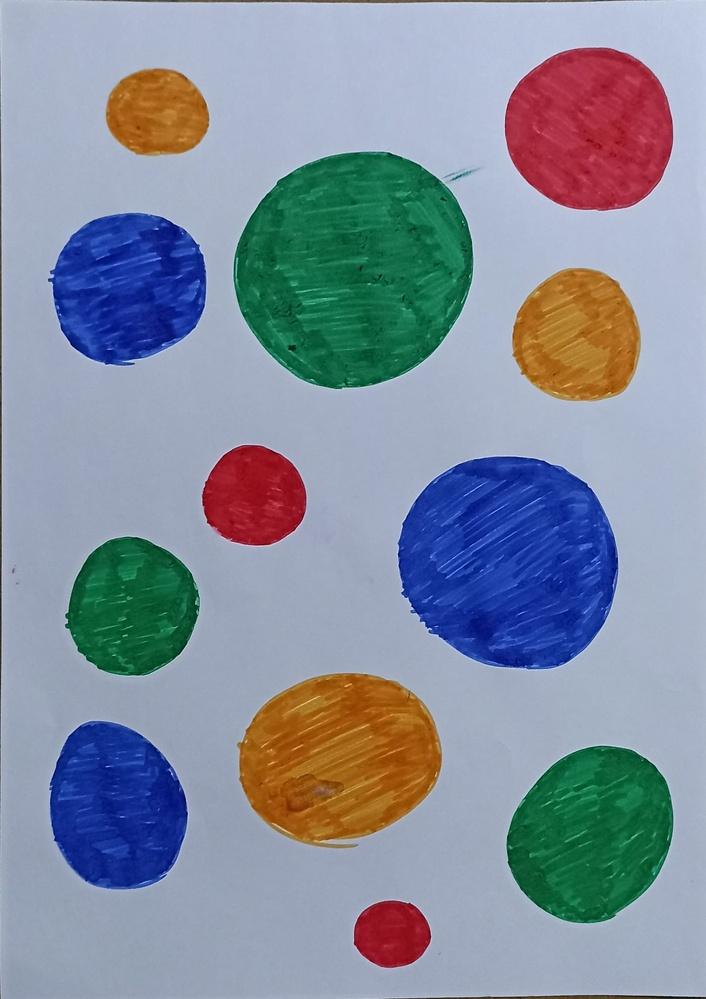
#> input picture Assignment-3/circles-img.jpeg, 706 x 999 px, shrunk from 2003 x 2832 before the run
$ jupyter execute watershed-algorithm.ipynb
#> lines starting #> are read from the running program, lines starting #| are printed output that depends on the picture; after the words box and inside, x2 and y2 are one past the last pixel; in counts of white or black regions, pixels touching at a corner belong together
## Importing Libraries

[cell 1]
import cv2
import numpy as np
import matplotlib.pyplot as plt

## Pre-requisite

[cell 2]
circles_img = cv2.imread('circles-img.jpeg')
#> circles_img is the input picture: shape (999, 706, 3); mean B, G, R 158, 142.2, 132.2

[cell 3]
plt.imshow(circles_img)
plt.title('Initial Image')
plt.show()
# cv2.imshow('Original', circles_img)

[cell 4]
gray = cv2.cvtColor(circles_img, cv2.COLOR_BGR2GRAY)

[cell 5]
plt.imshow(gray)
plt.title('Gray Image')
plt.show()
# cv2.imshow("Gray", gray)

[cell 6]
ret, thresh = cv2.threshold(gray, 0, 255, cv2.THRESH_BINARY_INV + cv2.THRESH_OTSU)
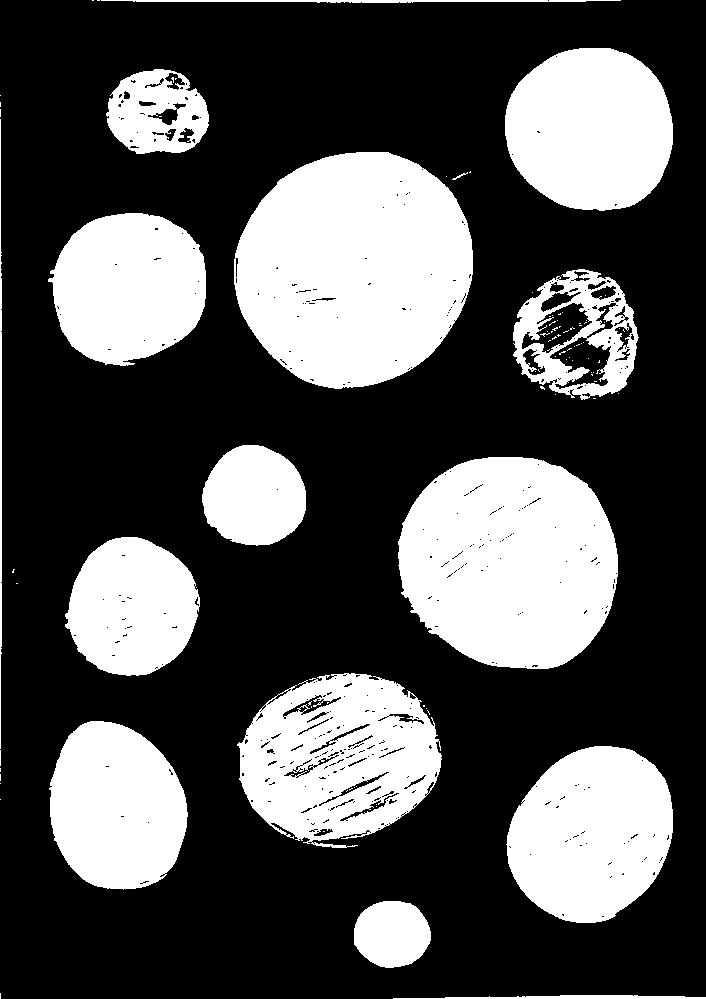
#> thresh: shape (999, 706); 32.5% white; 96 white regions (80 under 20 px), largest, box (x1, y1, x2, y2) and area: (234, 152, 473, 389) 43888, (398, 457, 618, 669) 37045, (237, 673, 442, 848) 24135
#> ret = 123

[cell 7]
plt.imshow(thresh)
plt.title('Threshold Image')
plt.show()
# cv2.imshow("Thresholded Image", thresh)

## Sure Backgound and Foreground

[cell 8]
kernel = np.ones((3,3), np.uint8)
opening = cv2.morphologyEx(thresh, cv2.MORPH_OPEN,kernel, iterations = 2)
#> opening: shape (999, 706); 31.4% white; 32 white regions (1 under 20 px), largest, box (x1, y1, x2, y2) and area: (235, 152, 473, 389) 43629, (398, 457, 618, 669) 36850, (239, 674, 441, 840) 22451

[cell 9]
sure_bg = cv2.dilate(opening, kernel, iterations=3)
#> sure_bg: shape (999, 706); 35.7% white; 16 white regions, largest, box (x1, y1, x2, y2) and area: (232, 149, 476, 392) 46730, (395, 454, 621, 672) 39706, (236, 671, 444, 843) 27535

[cell 10]
dist_transform = cv2.distanceTransform(opening, cv2.DIST_L2,5)
ret, sure_fg = cv2.threshold(dist_transform, 0.55 * dist_transform.max(), 255, 0)
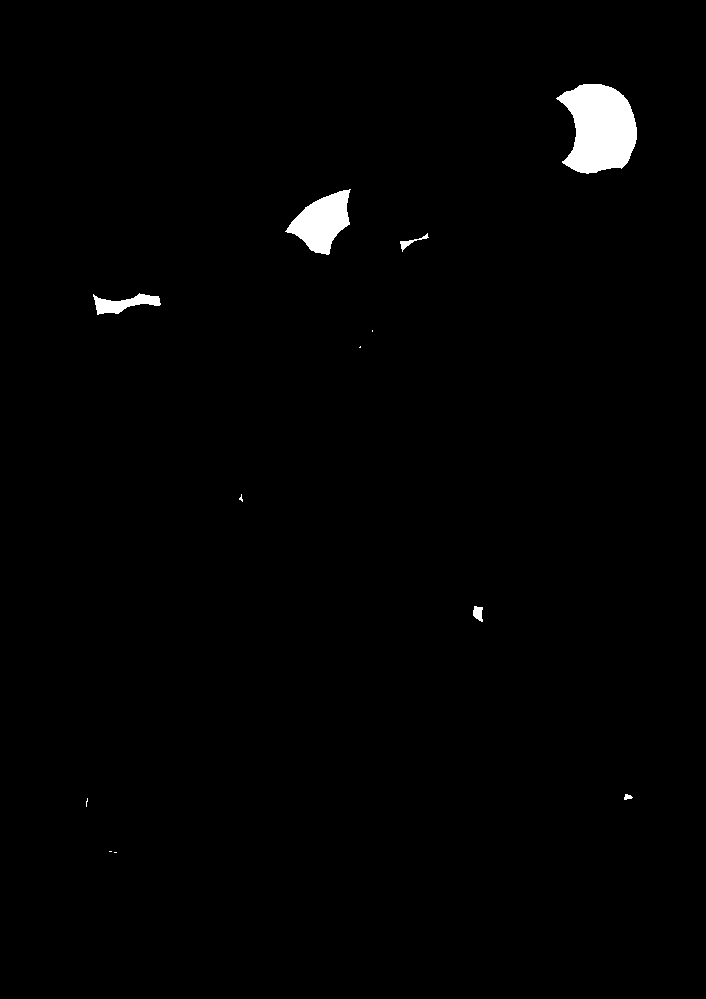
#> sure_fg: shape (999, 706) float32; 1.2% white; 12 white regions (6 under 20 px), largest, box (x1, y1, x2, y2) and area: (556, 84, 637, 174) 5165, (285, 189, 351, 255) 2381, (93, 293, 161, 315) 726, (400, 233, 429, 252) 116, (473, 606, 483, 622) 116, (624, 794, 633, 800) 36
#> ret = 36.85

[cell 11]
sure_fg = np.uint8(sure_fg)
unknown = cv2.subtract(sure_bg, sure_fg)
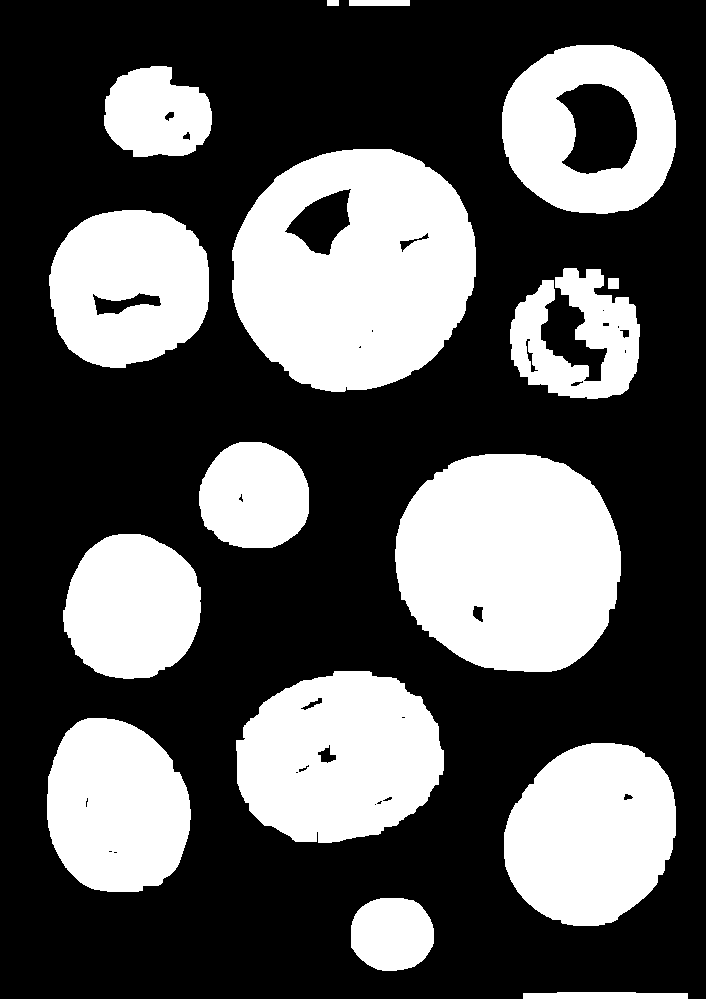
#> unknown: shape (999, 706); 34.5% white; 16 white regions, largest, box (x1, y1, x2, y2) and area: (232, 149, 476, 392) 44228, (395, 454, 621, 672) 39590, (236, 671, 444, 843) 27535

[cell 12]
plt.imshow(sure_fg)
plt.title('Sure Foreground')
plt.show()
# cv2.imshow("Sure Foreground", sure_fg)

[cell 13]
plt.imshow(sure_bg)
plt.title("Sure Background")
plt.show()
# cv2.imshow("Sure Background", sure_bg)

[cell 14]
plt.imshow(unknown)
plt.title('Unknown')
plt.show()
# cv2.imshow("Unknown", unknown)

## Assigning Markers

[cell 15]
ret, markers = cv2.connectedComponents(sure_fg)
#> markers: shape (999, 706) int32; 13 distinct labels, from 0 to 12
#> ret = 13

markers = markers+1
#> markers: shape (999, 706) int32; 13 distinct labels, from 1 to 13

markers[unknown==255] = 0
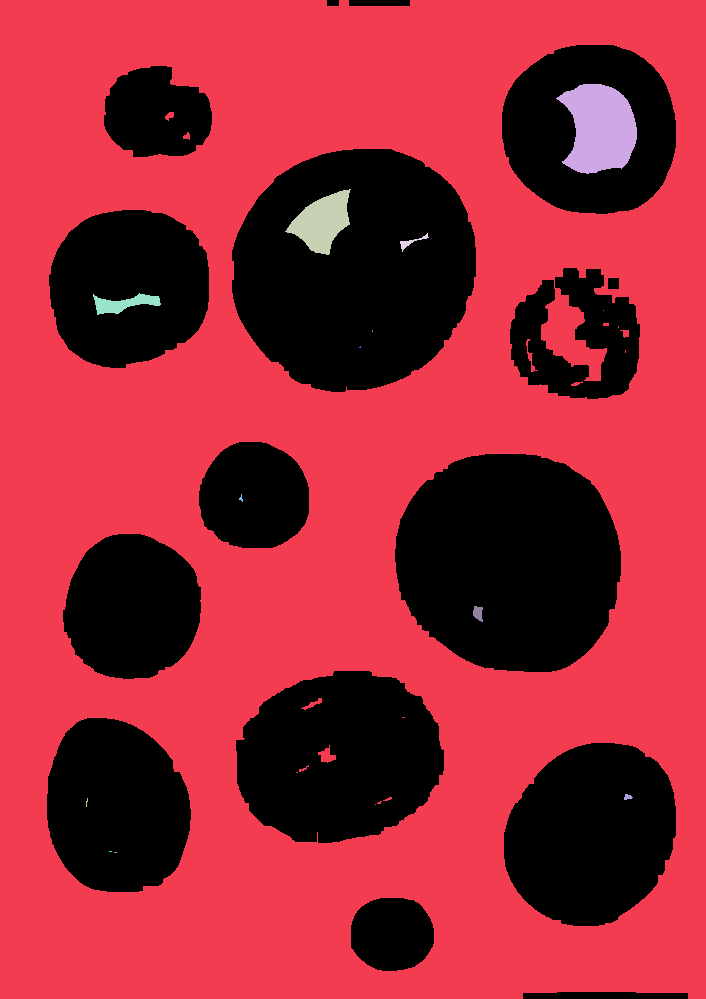
#> markers: shape (999, 706) int32; 14 distinct labels, from 0 to 13; one colour per label, 0 black

## Applying Watershed

[cell 16]
markers = cv2.watershed(circles_img,markers)
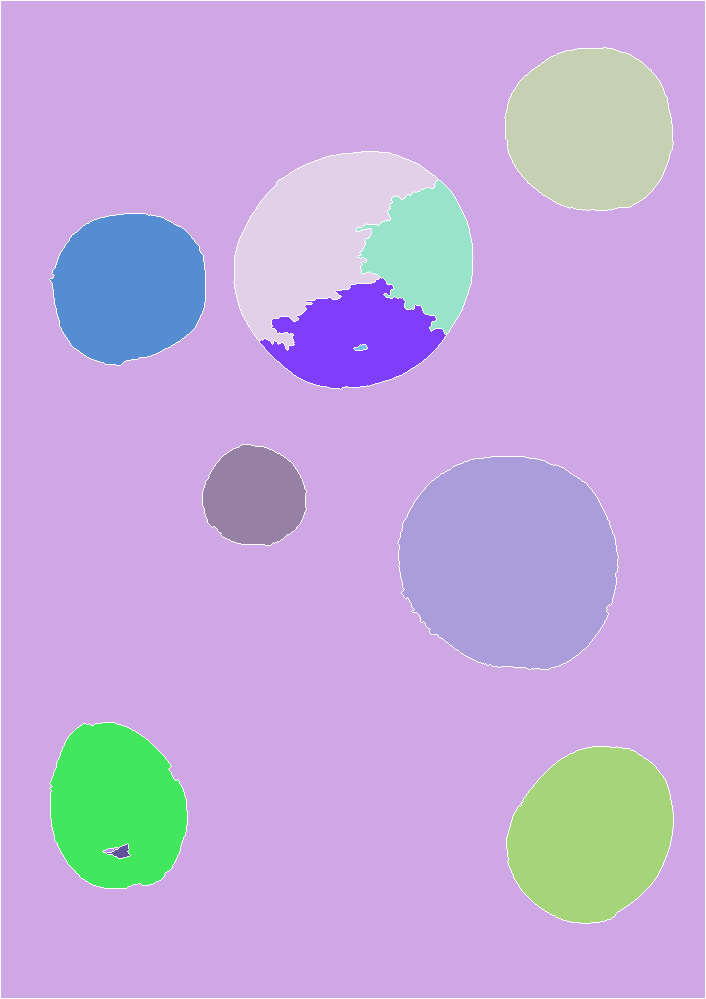
#> markers: shape (999, 706) int32; 14 distinct labels, from -1 to 13; one colour per label, 0 black, -1 white
circles_img[markers == -1] = [255,0,0]
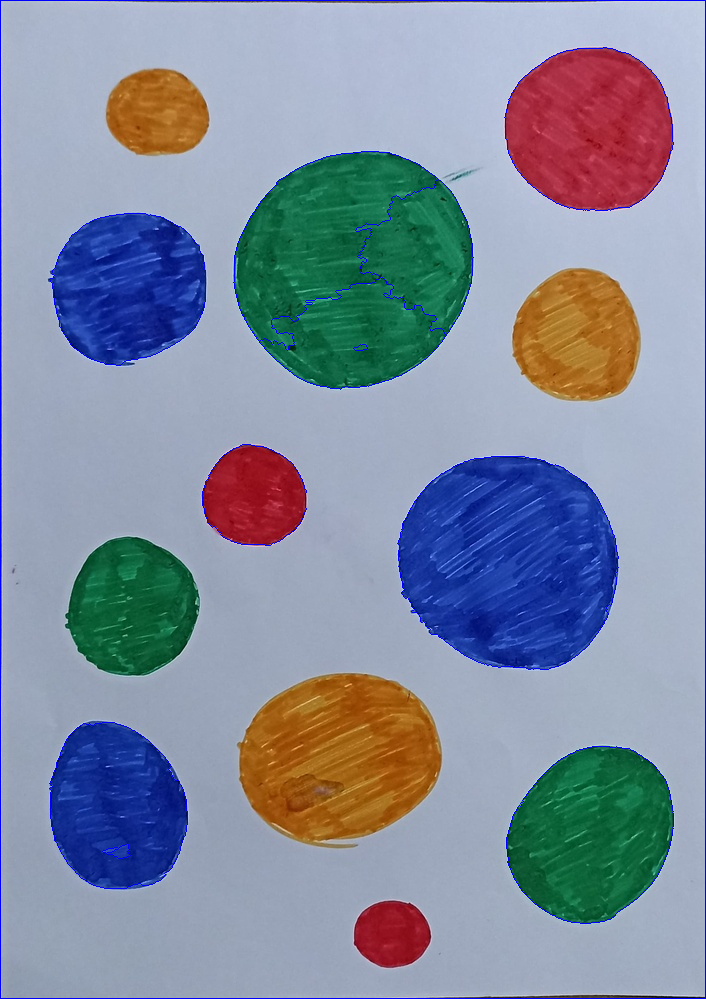
#> circles_img: shape (999, 706, 3); 1.07% of pixels changed, all inside (x1, y1, x2, y2) = (0, 0, 706, 999)

[cell 17]
plt.imshow(circles_img)
plt.title("Final Image")
plt.show()
# cv2.imshow("Final Image", circles_img)

[cell 18]
print(f"Number of Circles = {ret}")
#| Number of Circles = 13
